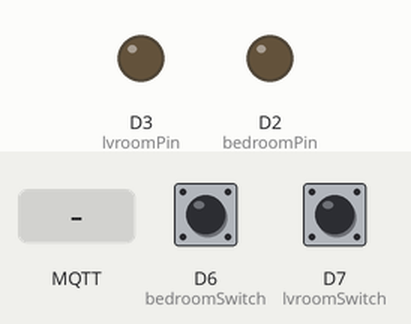
Bench run of a sketch on a simulated ESP8266 (NodeMCU). On the bench: output pins drawn as LEDs (lit = HIGH). Dashed ring = blinking. Inputs (shaded band) come from the test bench; at power-on: D6 (bedroomSwitch) LOW, D7 (lvroomSwitch) LOW. WiFi joins after 1.5 s; servers stay silent unless stated; random numbers use the default seed unless the sketch sets one; no MQTT or app messages arrive unless stated; what the sketch prints to the serial monitor is not drawn.

Above: at 2.8 s.
2.9 s: MQTT message "on" arrives on the first subscribed topic
At 4.6 s:
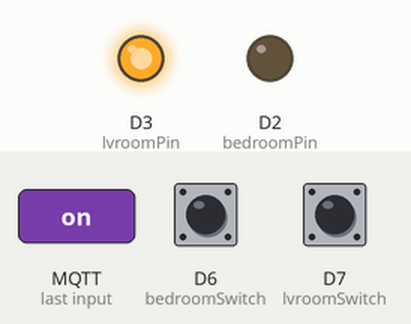
5.1 s: D6 (bedroomSwitch) pulled HIGH for 3.2 s
At 5.7 s:
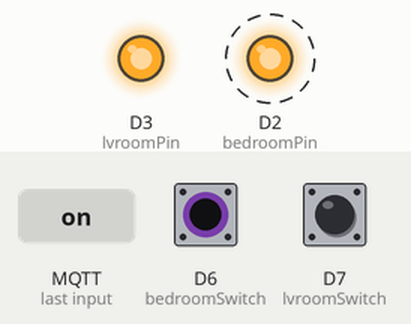
9.8 s: D6 (bedroomSwitch) pulled HIGH for 0.65 s
At 10.8 s:
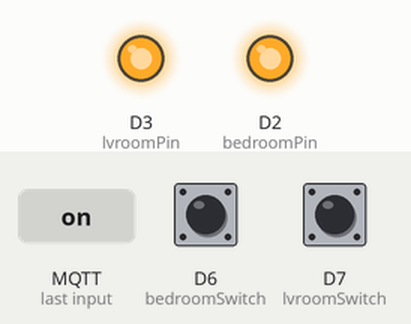
11.9 s: MQTT message "0" arrives on the first subscribed topic
At 13.8 s:
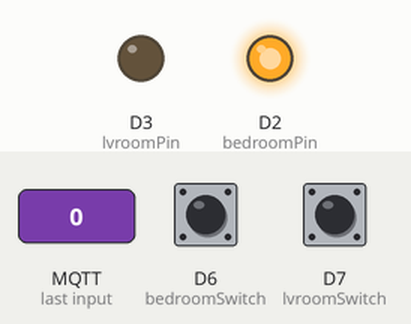
14.1 s: D7 (lvroomSwitch) pulled HIGH for 3.2 s
At 17.1 s:
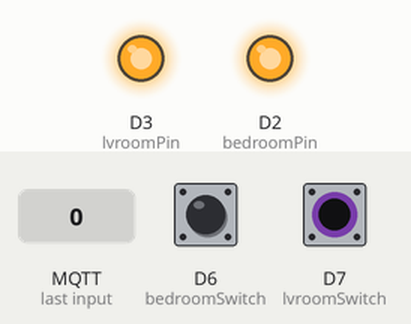
18.8 s: D7 (lvroomSwitch) pulled HIGH for 1 s
At 20.6 s:
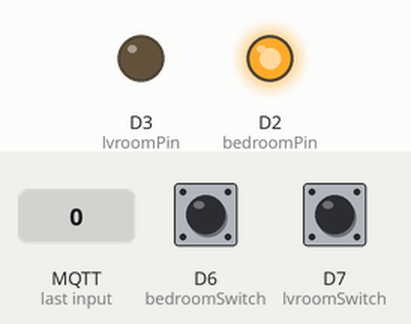
Timing chart, 0 to 22.1 s (numbered marks = the images above; inputs shaded):
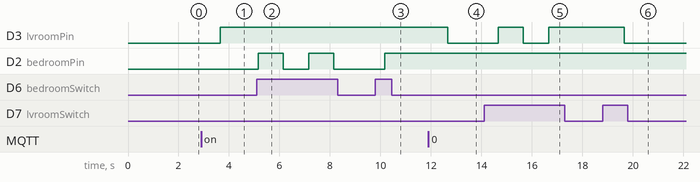

Measured:
- after the input at 2.9 s, D3 (lvroomPin): LOW → HIGH after 0.76 s
- after the input at 5.1 s, D2 (bedroomPin): alternates HIGH for 1.0 s and LOW for 1.0 s, starting after 0.06 s
- after the input at 9.8 s, D2 (bedroomPin): LOW → HIGH after 0.36 s
- after the input at 11.9 s, D3 (lvroomPin): HIGH → LOW after 0.76 s
- after the input at 14.1 s, D3 (lvroomPin): LOW → HIGH after 0.56 s, → LOW 1.0 s later, → HIGH 1.0 s later
- after the input at 18.8 s, D3 (lvroomPin): HIGH → LOW after 0.86 s

The sketch:

demo_openHAB.ino
```cpp
#include <ESP8266WiFi.h>
#include <PubSubClient.h>

#define lvroomSwitch D7
#define bedroomSwitch D6

#define lvroomSensor D5
#define bedroomSensor D4

#define lvroomPin D3
#define bedroomPin D2

int lvroomLedState = 0;
int bedroomLedState = 0;
int lvroomSwitchState;
int bedroomSwitchState;

const char* ssid = "";
const char* password = "";
//const char* mqtt_server = "127.0.0.1";
const char* mqtt_server = "broker.mqttdashboard.com";

WiFiClient espClient;
PubSubClient client(espClient);

long lastMsg = 0;
char msg[50];
int value = 0;
int last_pub_time=0;

bool lvroomState = false;
bool bedroomState = false;

void setup_wifi()
{
  delay(100);
  // Start by connecting to a WiFi network
  Serial.print("Connecting to ");
  Serial.println(ssid);

//  WiFi.config(ip, gateway_dns, gateway_dns);

  WiFi.begin(ssid, password);
  while (WiFi.status() != WL_CONNECTED)
  {
    delay(500);
    Serial.print(".");
  }
  randomSeed(micros());
  Serial.println("");
  Serial.println("WiFi connected");
  Serial.println("IP Address: ");
  Serial.println(WiFi.localIP());
}

void lvroomPirSensor()
{
  int lvroomRead = digitalRead(lvroomSensor);
  //Serial.println(lvroomRead);
  if (lvroomRead == HIGH)
  {
    Serial.println("RED Sensed Something");
    digitalWrite(lvroomPin, HIGH);
    client.publish("/ngodung312/switch/livingroom/state","1");
    delay(5000);
  }
  else
  {
    digitalWrite(lvroomPin, LOW);
    client.publish("/ngodung312/switch/livingroom/state","0");
    Serial.println("RED Sensed Nothing");
  }
  delay(2000);
}

void bedroomPirSensor()
{
  int bedroomRead = digitalRead(bedroomSensor);
  //Serial.println(bedroomRead);
  if (bedroomRead == HIGH)
  {
    Serial.println("YELLOW Sensed Something");
    digitalWrite(bedroomPin, HIGH);
    client.publish("/ngodung312/switch/bedroom/state","1");
    delay(5000);
  }
  else
  {
    digitalWrite(bedroomPin, LOW);
    Serial.println("YELLOW Sensed Nothing");
    client.publish("/ngodung312/switch/bedroom/state","0");
  }
  delay(2000);
}

void livingroomLedSwitch()
{
  // read the state of the pushbutton value:
  lvroomSwitchState = digitalRead(lvroomSwitch);

  // check if the pushbutton is pressed. If it is, the buttonState is HIGH:
  if (lvroomSwitchState == HIGH)
  {
    if (lvroomLedState == 0)
    {
      // turn LED on:
      digitalWrite(lvroomPin, HIGH);
      client.publish("/ngodung312/switch/livingroom/state","1");
      lvroomLedState = 1;
    }
    else
    {
      // turn LED off:
      digitalWrite(lvroomPin, LOW);
      client.publish("/ngodung312/switch/livingroom/state","0");
      lvroomLedState = 0;
    }
  }

// 	print out the state of the button
//  Serial.print("LVR: ");
//  Serial.println(lvroomSwitchState);
  delay(500);
}

void bedroomLedSwitch()
{
  // read the state of the pushbutton value:
  bedroomSwitchState = digitalRead(bedroomSwitch);

  // check if the pushbutton is pressed. If it is, the buttonState is HIGH:
  if (bedroomSwitchState == HIGH)
  {
    if (bedroomLedState == 0)
    {
      // turn LED on:
      digitalWrite(bedroomPin, HIGH);
      client.publish("/ngodung312/switch/bedroom/state","1");
      bedroomLedState = 1;
    }
    else
    {
      // turn LED off:
      digitalWrite(bedroomPin, LOW);
      client.publish("/ngodung312/switch/bedroom/state","0");
      bedroomLedState = 0;
    }
  }

  // print out the state of the button
//  Serial.print("BR: ");
//  Serial.println(bedroomSwitchState);
  delay(500);
}

void callback(char* topic, byte* payload, unsigned int length)
{
  //Serial.print("Message arrived [");
  //Serial.print(topic);
  //Serial.print("] ");
  for (int i = 0; i < length; i++) {
    Serial.println((char)payload[i]);
  }

  if (strcmp(topic,"/ngodung312/sensor/livingroom/command")==0)
    if (payload[0] == '1')
      lvroomState = true;
    else
      lvroomState = false;
  //Serial.println(lvroomState);

  if (strcmp(topic,"/ngodung312/sensor/bedroom/command")==0)
    if (payload[0] == '1')
      bedroomState = true;
    else
      bedroomState = false;

  if (strcmp(topic,"/ngodung312/switch/livingroom/command")==0)
  {
    if (payload[0] == '0')
      digitalWrite(lvroomPin, LOW);
    else
      digitalWrite(lvroomPin, HIGH);
  }

  if (strcmp(topic,"/ngodung312/switch/bedroom/command")==0)
  {
    if (payload[0] == '0')
      digitalWrite(bedroomPin, LOW);
    else
      digitalWrite(bedroomPin, HIGH);
  }
}

void reconnect()
{
  // Loop until we're reconnected
  while (!client.connected())
  {
    Serial.print("Attempting MQTT connection...");
    // Create a random client ID
    String clientId = "ngodung312";
    clientId += String(random(0xffff), HEX);
    // Attempt to connect
    // if your MQTT broker has clientID, username and password
    // please change following line to => if(client.connect(clientId, userName, passWord))
    //if (client.connect(clientId.c_str()))
    if(client.connect(clientId.c_str(), "ngodung312", "66668888"))
    {
      Serial.println("Connected");
      // once connected to MQTT broker, subscribe command if any
      client.publish("outTopic", "hello world");
      // resubscribe
      client.subscribe("/ngodung312/switch/livingroom/command");
      client.subscribe("/ngodung312/switch/bedroom/command");
      client.subscribe("/ngodung312/sensor/livingroom/command");
      client.subscribe("/ngodung312/sensor/bedroom/command");
    } else {
      Serial.print("Failed, rc=");
      Serial.print(client.state());
      Serial.println(" try again in 5 seconds ");
      // Wait 6 seconds before retrying
      delay(6000);
    }
  }
} //end reconnect()

void setup()
{
  Serial.begin(115200);
  setup_wifi();
  client.setServer(mqtt_server, 1883);
  client.setCallback(callback);

  pinMode(lvroomPin, OUTPUT);
  digitalWrite(lvroomPin, LOW);

  pinMode(bedroomPin, OUTPUT);
  digitalWrite(bedroomPin, LOW);

  pinMode(lvroomSensor, INPUT_PULLUP);
  pinMode(bedroomSensor, INPUT_PULLUP);

  pinMode(lvroomSwitch, INPUT);
  pinMode(bedroomSwitch, INPUT);
}

void loop()
{
  if (!client.connected())
  {
    reconnect();
  }

  livingroomLedSwitch();
  bedroomLedSwitch();

  if (lvroomState == true)
    lvroomPirSensor();

  if (bedroomState == true)
    bedroomPirSensor();

  client.loop();
}
```
